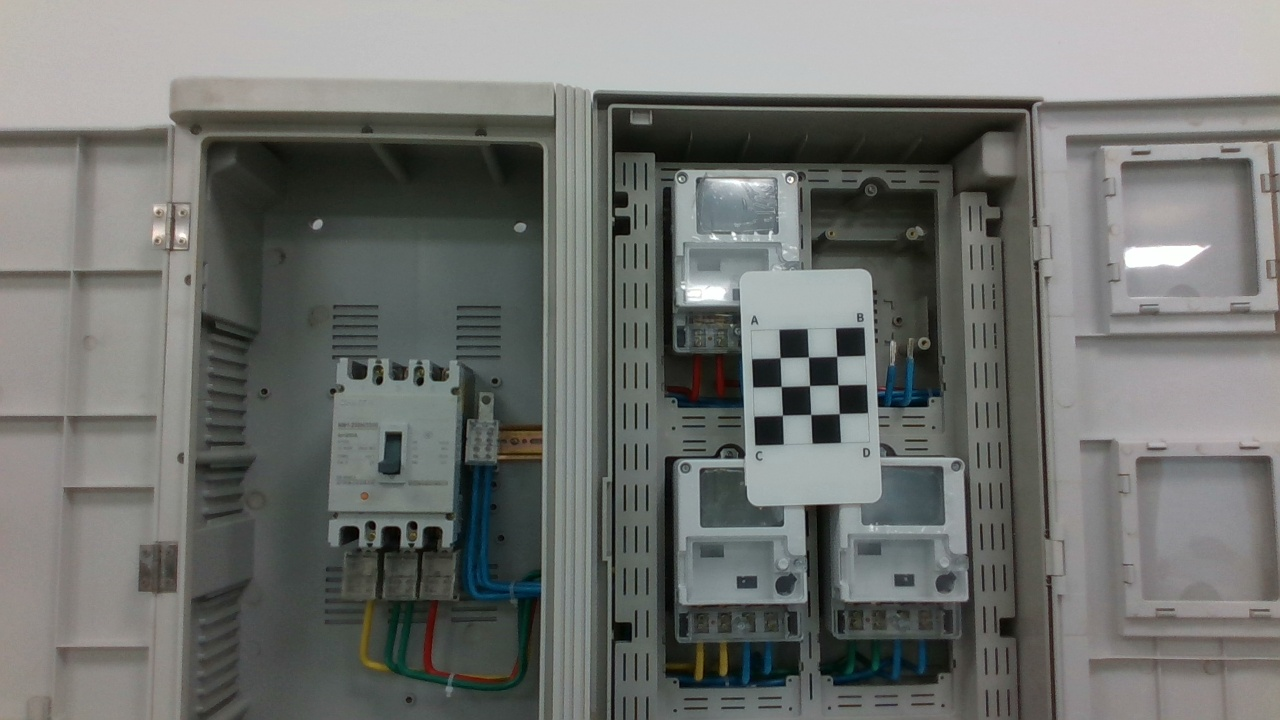
#> input picture meter_replacement/vision/D435_Project_new/calibration_9points_user0/images/board_001.jpg, 1280 x 720 px
$ python tune_hsv.py blue --image ../../meter_replacement/vision/D435_Project_new/calibration_9points_user0/images/board_001.jpg
#> lines starting #> are read from the running program, lines starting #| are printed output that depends on the picture; after the words box and inside, x2 and y2 are one past the last pixel; in counts of white or black regions, pixels touching at a corner belong together
#!/usr/bin/env python3
"""Interactive HSV threshold tuner for a saved image or live D435 feed."""
import argparse
import sys
from pathlib import Path

import cv2
import numpy as np

sys.path.insert(0, str(Path(__file__).resolve().parents[1]))

from config import HSV_RANGES
from task_types import COLORS
from vision.camera import RealSenseCamera


def nothing(_):
    pass


def main():
    parser = argparse.ArgumentParser()
    parser.add_argument("color", choices=sorted(COLORS))
    source = parser.add_mutually_exclusive_group(required=True)
    source.add_argument("--image")
    source.add_argument("--camera", action="store_true")
    args = parser.parse_args()

    camera = RealSenseCamera() if args.camera else None
    fixed_image = None if camera else cv2.imread(args.image)
#> fixed_image is the input picture: shape (720, 1280, 3); mean B, G, R 111.4, 114.6, 112.5
    if not camera and fixed_image is None:
        parser.error("image is not readable")

    lower, upper = HSV_RANGES[args.color][0]
    cv2.namedWindow("HSV tuner")
    for name, value, maximum in zip(
        ("H min", "S min", "V min", "H max", "S max", "V max"),
        (*lower, *upper), (179, 255, 255, 179, 255, 255),
    ):
        cv2.createTrackbar(name, "HSV tuner", value, maximum, nothing)

    try:
        while True:
            image = camera.capture()[0] if camera else fixed_image
            values = [cv2.getTrackbarPos(name, "HSV tuner") for name in
                      ("H min", "S min", "V min", "H max", "S max", "V max")]
            hsv = cv2.cvtColor(image, cv2.COLOR_BGR2HSV)
#> hsv: shape (720, 1280, 3); mean H, S, V 56.3, 24.2, 116.4
            mask = cv2.inRange(hsv, np.array(values[:3]), np.array(values[3:]))
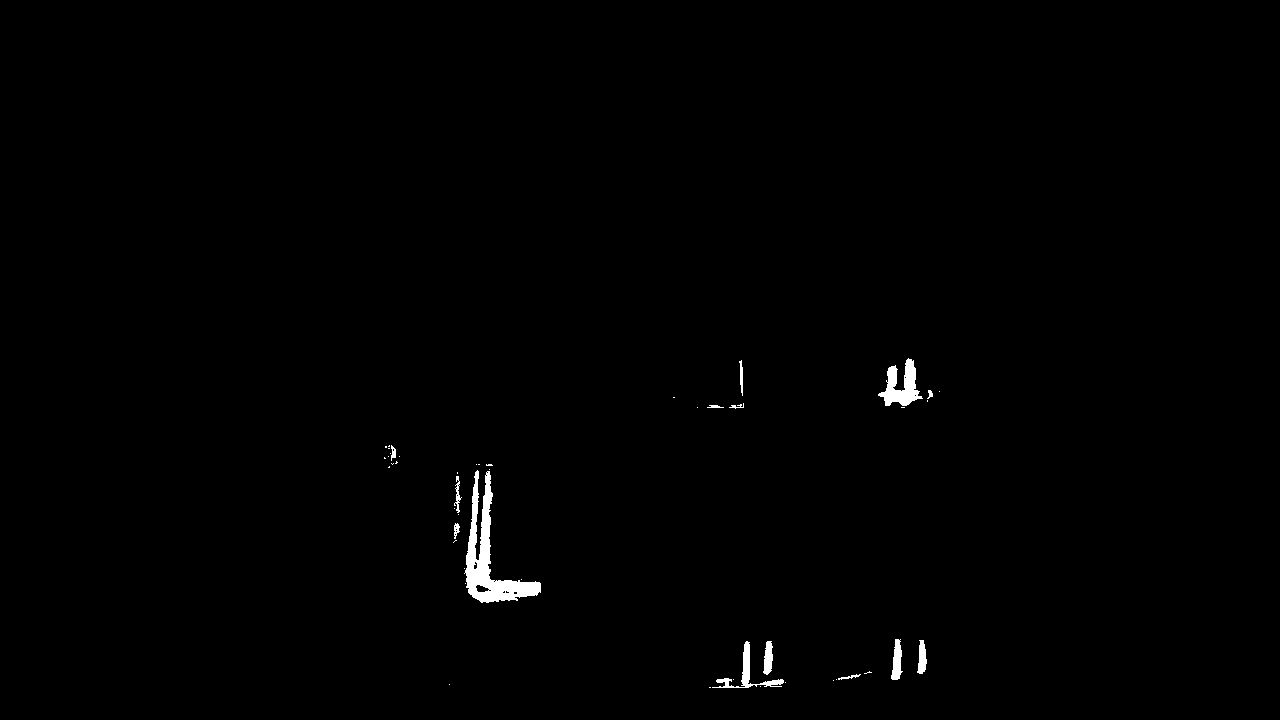
#> mask: shape (720, 1280); 0.64% white; 48 white regions (34 under 20 px), largest, box (x1, y1, x2, y2) and area: (464, 470, 541, 603) 2998, (878, 358, 923, 406) 1029, (712, 641, 784, 688) 574
            preview = cv2.bitwise_and(image, image, mask=mask)
            cv2.imshow("HSV tuner", np.hstack((image, preview)))
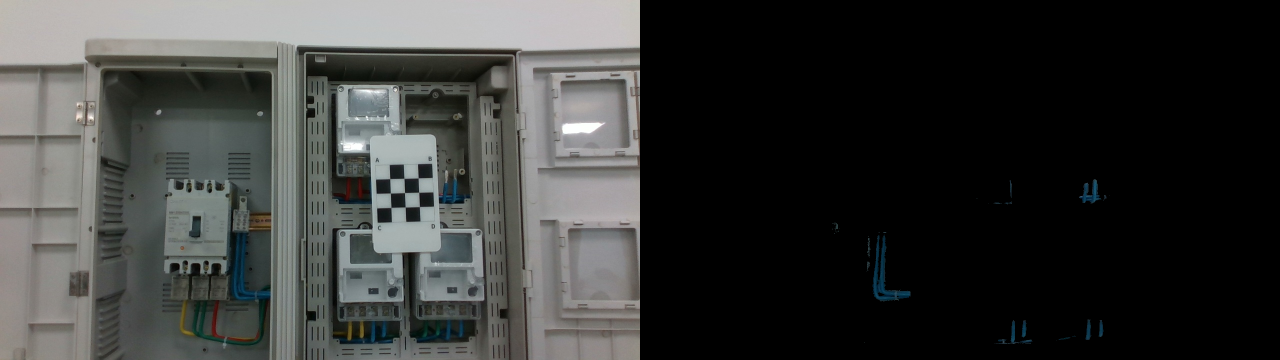
#> window 'HSV tuner': shape (720, 2560, 3) (shown at 1/2 size); mean B, G, R 55.9, 57.5, 56.3
            if cv2.waitKey(30) & 0xFF in (27, ord("q")):
#> (key q is pressed here)
                print(f"{args.color}: (({tuple(values[:3])}, {tuple(values[3:])}),)")
                break
    finally:
        if camera:
            camera.close()
        cv2.destroyAllWindows()


if __name__ == "__main__":
    main()
